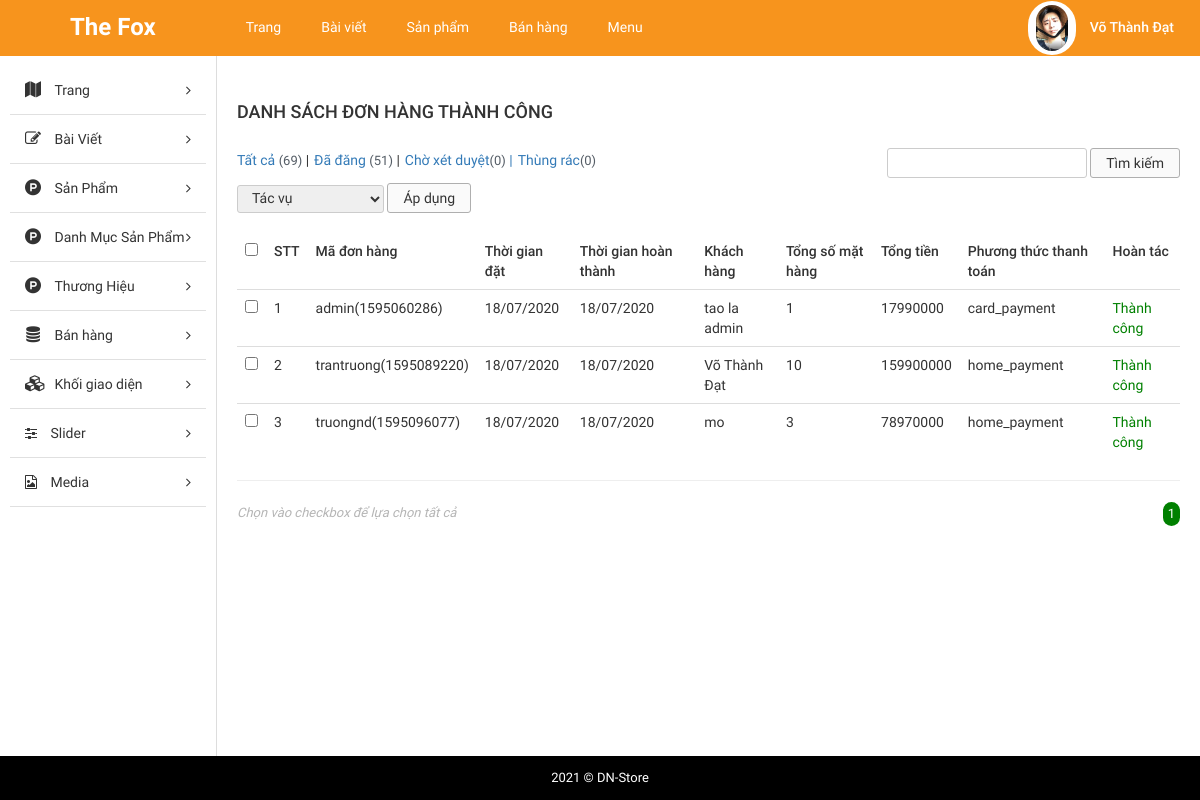
Page /STORE/admin/index.php?modules=orders&controllers=index&action=list (signed in) on the committed database.
### tables this page shows
CREATE TABLE `tbl_order` (
  `id` int(11) NOT NULL,
  `custom_id` int(11) NOT NULL,
  `total_price` float NOT NULL,
  `total_num_product` int(11) NOT NULL,
  `create_date` varchar(255) NOT NULL,
  `note` text NOT NULL,
  `payment_method` varchar(255) NOT NULL,
  `status` enum('Thành công','Chờ xác nhận','Hủy','') NOT NULL,
  `id_cart` int(11) NOT NULL,
  `time` varchar(255) NOT NULL,
  `code` varchar(255) NOT NULL,
  `date_confirm` varchar(255) NOT NULL
);

### STORE/admin/libraries/database.php (called while the page is built, shortened)
<?php
function db_query($query_string) {
    global $conn;
    $result = mysqli_query($conn, $query_string);
    return $result;
}
function db_fetch_row($query_string) {
    $mysqli_result = db_query($query_string);
    $result = mysqli_fetch_assoc($mysqli_result);
    return $result;
}
function db_fetch_array($query_string) {
    $result = array();
    $mysqli_result = db_query($query_string);
    while ($row = mysqli_fetch_assoc($mysqli_result)) {
        $result[] = $row;
    }
    return $result;
}

### STORE/admin/modules/orders/models/indexModel.php (called while the page is built, shortened)
<?php
function getAllOrder(){
	return db_fetch_array("SELECT * FROM `tbl_order` WHERE `status` ='Thành công'");
}
function getNameCus($id){
	$data = db_fetch_row("SELECT * FROM `tbl_customer` WHERE `id` = '$id'");
	return $data['fullname'];
}
 ?>

### STORE/admin/modules/orders/controllers/indexController.php (called while the page is built, shortened)
<?php
function listAction() {
	$data_tmp = getAllOrder();
	foreach ($data_tmp as $key => $value) {
		$data_tmp[$key]['fullname'] = getNameCus($data_tmp[$key]['custom_id']);
	}
	if(!empty($_GET['page'])){
		$page = $_GET['page'];
	}else{
		$page =1;
	}
	$numProduct = count($data_tmp);
	$productOnPage = 5;
	$num = ceil($numProduct/$productOnPage);
	$start = ($page - 1) * $productOnPage;
	$res =[];
	for ($i=$start; $i < $start+$productOnPage; $i++) {
		if(isset($data_tmp[$i]))
        $res[] = $data_tmp[$i];
	};
	$data = [$res, $num, $page];
	load_view('list',$data);
}
?>

### STORE/admin/core/router.php (called while the page is built, shortened)
<?php
$action_name = get_action().'Action';
call_function(array('construct', $action_name));

### STORE/admin/core/appload.php (called while the page is built, shortened)
<?php
require CONFIGPATH . DIRECTORY_SEPARATOR . 'database.php';
require LIBPATH . DIRECTORY_SEPARATOR . 'database.php';
require COREPATH . DIRECTORY_SEPARATOR . 'base.php';
require COREPATH . DIRECTORY_SEPARATOR . 'router.php';

### STORE/admin/index.php (called while the page is built, shortened)
<?php
require COREPATH.DIRECTORY_SEPARATOR.'appload.php';

### STORE/admin/modules/orders/views/listView.php (the view, shortened to what this page needs)
<div id="main-content-wp" class="list-product-page">
    <div class="wrap clearfix">
        <div id="content" class="fl-right">
            <div class="section" id="title-page">
                <div class="clearfix">
                    <h3 id="index" class="fl-left">Danh sách đơn hàng thành công</h3>
                </div>
            </div>
            <div class="section" id="detail-page">
                <div class="section-detail">
                    <div class="filter-wp clearfix">
                        <ul class="post-status fl-left">
                            <li class="all"><a href="">Tất cả <span class="count">(69)</span></a> |</li>
                            <li class="publish"><a href="">Đã đăng <span class="count">(51)</span></a> |</li>
                            <li class="pending"><a href="">Chờ xét duyệt<span class="count">(0)</span> |</a></li>
                            <li class="pending"><a href="">Thùng rác<span class="count">(0)</span></a></li>
                        </ul>
                        <form method="GET" class="form-s fl-right">
                            <input type="text" name="s" id="s">
                            <input type="submit" name="sm_s" value="Tìm kiếm">
                        </form>
                    </div>
                    <div class="actions">
                        <form method="GET" action="" class="form-actions">
                            <select name="actions">
                                <option value="0">Tác vụ</option>
                            </select>
                            <input type="submit" name="sm_action" value="Áp dụng">
                        </form>
                    </div>
                    <div class="table-responsive">
                        <table class="table list-table-wp">
                            <thead>
                                <tr>
                                    <td><input type="checkbox" name="checkAll" id="checkAll"></td>
                                    <td><span class="thead-text">STT</span></td>
                                    <td><span class="thead-text">Mã đơn hàng</span></td>
                                    <td><span class="thead-text">Thời gian đặt</span></td>
                                    <td><span class="thead-text">Thời gian hoàn thành</span></td>
                                    <td><span class="thead-text">Khách hàng</span></td>
                                    <td><span class="thead-text">Tổng số mặt hàng</span></td>
                                    <td><span class="thead-text">Tổng tiền</span></td>
                                    <td><span class="thead-text">Phương thức thanh toán</span></td>
                                    <td><span class="thead-text">Hoàn tác</span></td>
                                </tr>
                            </thead>
                            <tbody>
                                <?php if(!empty($data['0'])) foreach ($data['0'] as $key => $value) {?>
                                <tr>
                                    <td><input type="checkbox" name="checkItem" class="checkItem"></td>
                                    <td><span class="tbody-text"><?php echo ($key +1); ?></span></td>
                                    <td><span class="tbody-text"><?php  echo $value['code']; ?></span></td>
                                    <td><span class="tbody-text"><?php  echo $value['create_date']; ?></span></td>
                                    <td><span class="tbody-text"><?php  echo $value['date_confirm']; ?></span></td>
                                    <td><span class="tbody-text"><?php  echo $value['fullname']; ?></span></td>
                                    <td><span class="tbody-text"><?php  echo $value['total_num_product']; ?></span></td>
                                    <td><span class="tbody-text"><?php  echo $value['total_price']; ?></h3></span>
                                    <td><span class="tbody-text"><?php  echo $value['payment_method']; ?></span></td>
                                    <td><span class="tbody-text" style="color: green;">Thành công</span></td>
                                </tr>
                                <?php }; ?>
                            </tbody>
                        </table>
                        <hr>
                    </div>
                </div>
            </div>
            <div class="section" id="paging-wp">
                <div class="section-detail clearfix">
                    <p id="desc" class="fl-left">Chọn vào checkbox để lựa chọn tất cả</p>
                    <ul id="list-paging" class="fl-right">
                        <?php for ($i=1; $i <= $data['1'] ; $i++) { ?>
                        <li>
                            <a <?php if($i == $data['2']) echo 'style="background-color: green;color:white; border-radius:300px;"';  ?>  href="?modules=products&controllers=index&action=list&page=<?php echo $i; ?>" title=""><?php echo $i; ?></a>
                        </li>
                        <?php }; ?>
                    </ul>
                </div>
            </div>
        </div>
    </div>
</div>

### STORE/admin/core/base.php (shortened to what this page needs)
<?php
function get_module() {
    global $config;
    $module = isset($_GET['modules']) ? $_GET['modules'] : $config['default_module'];
    return $module;
}
function call_function($list_function = array()) {
    if (is_array($list_function)) {
        foreach ($list_function as $f) {
            if (function_exists($f())) {
                $f();
            }
        }
    }
}
function load_view($name, $data_send = array()) {
    $data = $data_send;
    $path = MODULESPATH . DIRECTORY_SEPARATOR . get_module() . DIRECTORY_SEPARATOR . 'views' . DIRECTORY_SEPARATOR . $name . 'View.php';
    if (file_exists($path)) {
        require $path;
    } else {
        echo "Không tìm thấy {$path}";
    }
}
function get_header($name = '') {
    global $data;
    if (empty($name)) {
        $name = 'header';
    } else {
        $name = "header-{$name}";
    }
    $path = LAYOUTPATH . DIRECTORY_SEPARATOR . $name . '.php';
    if (file_exists($path)) {
        if (is_array($data)) {
            foreach ($data as $key => $a) {
                $$key = $a;
            }
        }
        require $path;
    } else {
        echo "Không tìm thấy {$path}";
    }
}
function get_footer($name = '') {
    global $data;
    if (empty($name)) {
        $name = 'footer';
    } else {
        $name = "footer-{$name}";
    }
    $path = LAYOUTPATH . DIRECTORY_SEPARATOR . $name . '.php';
    if (file_exists($path)) {
        if (is_array($data)) {
            foreach ($data as $key => $a) {
                $$key = $a;
            }
        }
        require $path;
    } else {
        echo "Không tìm thấy {$path}";
    }
}
function get_sidebar($name = '') {
    global $data;
    if (empty($name)) {
        $name = 'sidebar';
    } else {
        $name = "sidebar-{$name}";
    }
    $path = LAYOUTPATH . DIRECTORY_SEPARATOR . $name . '.php';
    if (file_exists($path)) {
        if (is_array($data)) {
            foreach ($data as $key => $a) {
                $$key = $a;
            }
        }
        require $path;
    } else {
        echo "Không tìm thấy {$path}";
    }
}
?>

### STORE/admin/public/css/import/global.css (style rules this page uses)
body { font-family: "Roboto Regular"; font-size: 14px; line-height: 24px; color: #333; }
.fl-left { float: left; }
.fl-right { float: right; }

### STORE/admin/public/css/import/list_post.css (style rules this page uses)
#content { width: 82%; border-left: 1px solid #ddd; padding: 20px; }
#index { font-family: 'Roboto Medium'; font-weight: normal; text-transform: uppercase; font-size: 18px; padding: 24px 0px; }
.list-table-wp thead tr td { font-family: 'Roboto Medium'; font-weight: normal; }
#paging-wp #desc { font-size: 13px; color: #b5b5b5; font-style: italic; }
#list-paging li { float: left; }
#list-paging li a { display: inline-block; color: #555; font-size: 13px; padding: 0px 5px; }
.filter-wp { margin-bottom: 5px; }
.actions { margin-bottom: 20px; }
.post-status li { float: left; font-size: 14px; margin-right: 5px; }
.post-status li .count { color: #555d66; font-size: 13px; display: inline-block; }
.form-s input[type="text"], .form-actions select { border-radius: 3px; border: 1px solid #ccc; padding: 2px 10px; }
.form-s input[type="submit"], .form-actions input[type="submit"] { border-radius: 3px; border: 1px solid #afafaf; padding: 2px 15px; background: #fafafa; }
.form-actions select { padding: 4px 10px; }

### STORE/admin/public/css/import/menu.css (style rules this page uses)
.actions select { border-radius: 3px; border: 1px solid #ccc; padding: 4px 10px; }

### STORE/admin/public/css/import/detail_order.css (style rules this page uses)
.table { margin-bottom: 0!important; }

### rows in the picture
tbl_order: code "admin(1595060286)", create_date "18/07/2020", date_confirm "18/07/2020", fullname "tao la admin", total_num_product "1", total_price "17990000", payment_method "card_payment"
tbl_order: code "trantruong(1595089220)", create_date "18/07/2020", date_confirm "18/07/2020", fullname "Võ Thành Đạt", total_num_product "10", total_price "159900000", payment_method "home_payment"
tbl_order: code "truongnd(1595096077)", create_date "18/07/2020", date_confirm "18/07/2020", fullname "mo", total_num_product "3", total_price "78970000", payment_method "home_payment"
